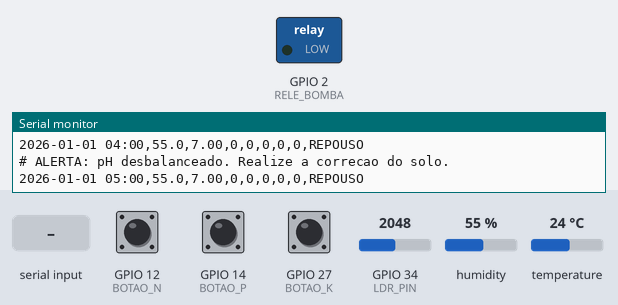
Bench run of a sketch on a simulated ESP32. On the bench: switched loads named in the sketch (green lamp = pin HIGH), the last lines printed to the serial monitor. The inputs (shaded band) are chosen by the test bench; at power-on: humidity 55 %, GPIO 12 (BOTAO_N) HIGH, GPIO 14 (BOTAO_P) HIGH, GPIO 27 (BOTAO_K) HIGH, GPIO 34 (LDR_PIN) = 2048, temperature 24 °C.

Above: at 3.2 s.
3.3 s: humidity set to 41 %
5.2 s: humidity set to 38 %
At 7.2 s:
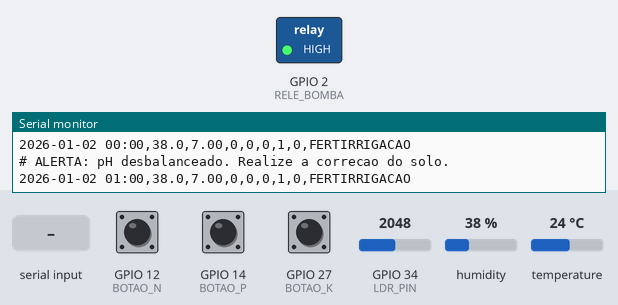
7.5 s: "1" received over Serial
At 8.6 s:
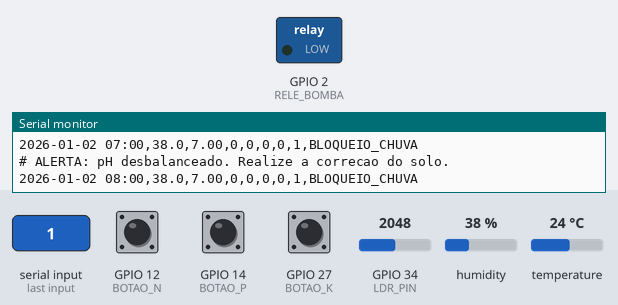
9.0 s: "0" received over Serial
At 10.1 s:
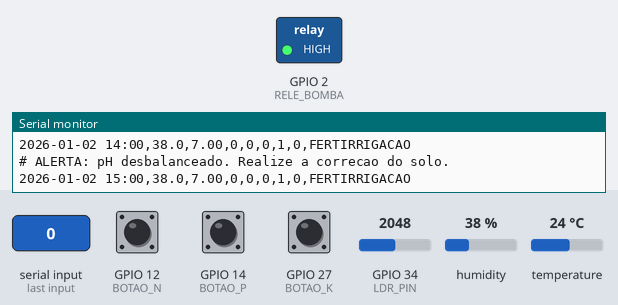
Timing chart, 0 to 12.0 s (numbered marks = the images above; inputs shaded):
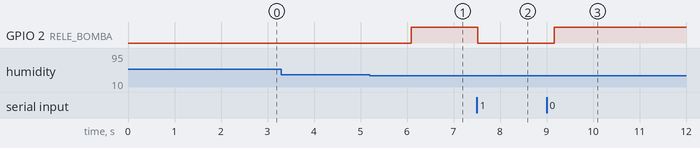

The sketch:

sketch.ino
```cpp
// ============================================================================
// Projeto: FarmTech Solutions - Sistema de Irrigacao Inteligente (Fase 3)
// Cultura Agricola: Milho (Zea mays) - Referencia: Embrapa Milho e Sorgo
//
// Evolucao do firmware da Fase 2 para EXPORTACAO DE HISTORICO:
// - A logica de irrigacao e IDENTICA a da Fase 2 (umidade < 40% liga a bomba,
//   umidade >= 60% desliga, entre 40% e 60% mantem o estado atual; previsao de
//   chuva recebida pela Serial bloqueia a bomba; nutriente baixo durante a
//   irrigacao caracteriza FERTIRRIGACAO; pH fora de 6.0 a 7.0 gera alerta).
// - NOVO: relogio simulado em que CADA CICLO DO LOOP VALE 1 HORA. Assim, alguns
//   minutos de simulacao no Wokwi geram meses de historico.
// - NOVO: cada ciclo imprime UMA linha CSV no Monitor Serial, pronta para ser
//   copiada para um arquivo e tratada em Python (Pandas/NumPy).
// - Linhas que NAO sao dados (mensagens e alertas) comecam com '#', para que o
//   script de exportacao consiga ignora-las.
//
// Formato da linha CSV:
// data_hora,umidade,ph,fosforo,potassio,nitrogenio,bomba,chuva,acao
//   fosforo/potassio/nitrogenio: 1 = nivel adequado (botao pressionado), 0 = baixo
//   bomba: 1 = ligada, 0 = desligada | chuva: 1 = previsao de chuva ativa
// ============================================================================

#include <DHT.h>

// Definicao dos pinos (mesma pinagem da Fase 2)
#define DHTPIN 15
#define DHTTYPE DHT22

#define BOTAO_N 12
#define BOTAO_P 14
#define BOTAO_K 27
#define LDR_PIN 34
#define RELE_BOMBA 2

// Intervalo real entre ciclos. Cada ciclo representa 1 hora simulada.
// 200 ms -> 5 horas simuladas por segundo -> ~3 meses em ~7,5 minutos.
#define INTERVALO_CICLO_MS 200

// Instancia do sensor DHT
DHT dht(DHTPIN, DHTTYPE);

// Variavel global para armazenar a previsao de chuva recebida via Serial
bool previsaoChuva = false;

// --- RELOGIO SIMULADO (inicio em 01/01/2026 00:00) ---
int anoSim = 2026;
int mesSim = 1;
int diaSim = 1;
int horaSim = 0;

// Retorna a quantidade de dias do mes (considera ano bissexto)
int diasNoMes(int mes, int ano) {
  if (mes == 2) {
    bool bissexto = (ano % 4 == 0 && ano % 100 != 0) || (ano % 400 == 0);
    return bissexto ? 29 : 28;
  }
  if (mes == 4 || mes == 6 || mes == 9 || mes == 11) {
    return 30;
  }
  return 31;
}

// Avanca o relogio simulado em 1 hora
void avancarRelogio() {
  horaSim++;
  if (horaSim > 23) {
    horaSim = 0;
    diaSim++;
    if (diaSim > diasNoMes(mesSim, anoSim)) {
      diaSim = 1;
      mesSim++;
      if (mesSim > 12) {
        mesSim = 1;
        anoSim++;
      }
    }
  }
}

// Imprime a data/hora simulada no formato AAAA-MM-DD HH:MM
void imprimirDataHora() {
  char buffer[17];
  snprintf(buffer, sizeof(buffer), "%04d-%02d-%02d %02d:00", anoSim, mesSim, diaSim, horaSim);
  Serial.print(buffer);
}

void setup() {
  Serial.begin(115200);

  // Inicializacao do sensor de umidade
  dht.begin();

  // Configuracao dos botoes NPK
  pinMode(BOTAO_N, INPUT_PULLUP);
  pinMode(BOTAO_P, INPUT_PULLUP);
  pinMode(BOTAO_K, INPUT_PULLUP);

  // Configuracao do LDR (pH)
  pinMode(LDR_PIN, INPUT);

  // Configuracao do Rele (Bomba)
  pinMode(RELE_BOMBA, OUTPUT);
  digitalWrite(RELE_BOMBA, LOW); // Comeca com a bomba desligada

  Serial.println("# Sistema FarmTech Iniciado (Fase 3 - exportacao CSV, 1 ciclo = 1 hora)");
  delay(2000);

  // Cabecalho do CSV (impresso uma unica vez)
  Serial.println("data_hora,umidade,ph,fosforo,potassio,nitrogenio,bomba,chuva,acao");
}

void loop() {
  // --- INTEGRACAO COM PYTHON VIA SERIAL (igual a Fase 2) ---
  if (Serial.available() > 0) {
    char comando = Serial.read();
    if (comando == '1') {
      previsaoChuva = true;
      Serial.println("# COMANDO RECEBIDO: Previsao de Chuva! Irrigacao Suspensa.");
    } else if (comando == '0') {
      previsaoChuva = false;
      Serial.println("# COMANDO RECEBIDO: Clima Estavel. Sistema Liberado.");
    }
  }

  // 1. Leitura de Umidade
  float umidade = dht.readHumidity();

  // 2. Leitura do LDR simulando pH (mapeamento de 0-4095 para 0-14)
  int valorLDR = analogRead(LDR_PIN);
  float pH = (valorLDR / 4095.0) * 14.0;

  // 3. Leitura dos Botoes NPK (pressionado = nivel adequado)
  bool nivelN_ok = !digitalRead(BOTAO_N);
  bool nivelP_ok = !digitalRead(BOTAO_P);
  bool nivelK_ok = !digitalRead(BOTAO_K);

  const char* acao;

  // Tratamento de falha na leitura do DHT: na Fase 2 o ciclo era abortado sem
  // mexer na bomba. Aqui a bomba tambem nao e alterada, mas a hora e registrada
  // com umidade "nan" para que o tratamento em Python identifique o valor ausente.
  if (isnan(umidade)) {
    acao = "FALHA_SENSOR";
  } else {
    // 4. Variaveis de tomada de decisao
    bool precisaIrrigar = (umidade < 40.0);
    bool umidadeSuficiente = (umidade >= 60.0);
    bool precisaNutrientes = (!nivelN_ok || !nivelP_ok || !nivelK_ok);

    // --- APLICACAO DAS REGRAS AGRONOMICAS (identicas a Fase 2) ---
    if (pH < 6.0 || pH > 7.0) {
      Serial.println("# ALERTA: pH desbalanceado. Realize a correcao do solo.");
    }

    if (previsaoChuva) {
      digitalWrite(RELE_BOMBA, LOW); // Bloqueia a bomba
      acao = "BLOQUEIO_CHUVA";
    }
    else if (precisaIrrigar) {
      digitalWrite(RELE_BOMBA, HIGH); // Liga a bomba
      acao = precisaNutrientes ? "FERTIRRIGACAO" : "IRRIGACAO";
    }
    else if (umidadeSuficiente) {
      digitalWrite(RELE_BOMBA, LOW); // Desliga a bomba
      acao = precisaNutrientes ? "DESLIGADA_NUTRIENTE_BAIXO" : "DESLIGADA";
    }
    else {
      bool estadoBomba = digitalRead(RELE_BOMBA);
      acao = (estadoBomba == HIGH) ? "IRRIGACAO_EM_ANDAMENTO" : "REPOUSO";
    }
  }

  // --- LINHA CSV DO CICLO ---
  imprimirDataHora();
  Serial.print(",");
  if (isnan(umidade)) {
    Serial.print("nan");
  } else {
    Serial.print(umidade, 1);
  }
  Serial.print(",");
  Serial.print(pH, 2);
  Serial.print(",");
  Serial.print(nivelP_ok ? 1 : 0);
  Serial.print(",");
  Serial.print(nivelK_ok ? 1 : 0);
  Serial.print(",");
  Serial.print(nivelN_ok ? 1 : 0);
  Serial.print(",");
  Serial.print(digitalRead(RELE_BOMBA) == HIGH ? 1 : 0);
  Serial.print(",");
  Serial.print(previsaoChuva ? 1 : 0);
  Serial.print(",");
  Serial.println(acao);

  // Avanca 1 hora no relogio simulado e aguarda o proximo ciclo
  avancarRelogio();
  delay(INTERVALO_CICLO_MS);
}
```

Measured:
- the behaviour switches between 40 and 39 % on humidity (found by bisection; images 0 and 1)
- after the input at 5.2 s, GPIO 2 (RELE_BOMBA): LOW → HIGH after 0.89 s
- after the input at 7.5 s, GPIO 2 (RELE_BOMBA): HIGH → LOW at once
- after the input at 9.0 s, GPIO 2 (RELE_BOMBA): LOW → HIGH after 0.17 s
